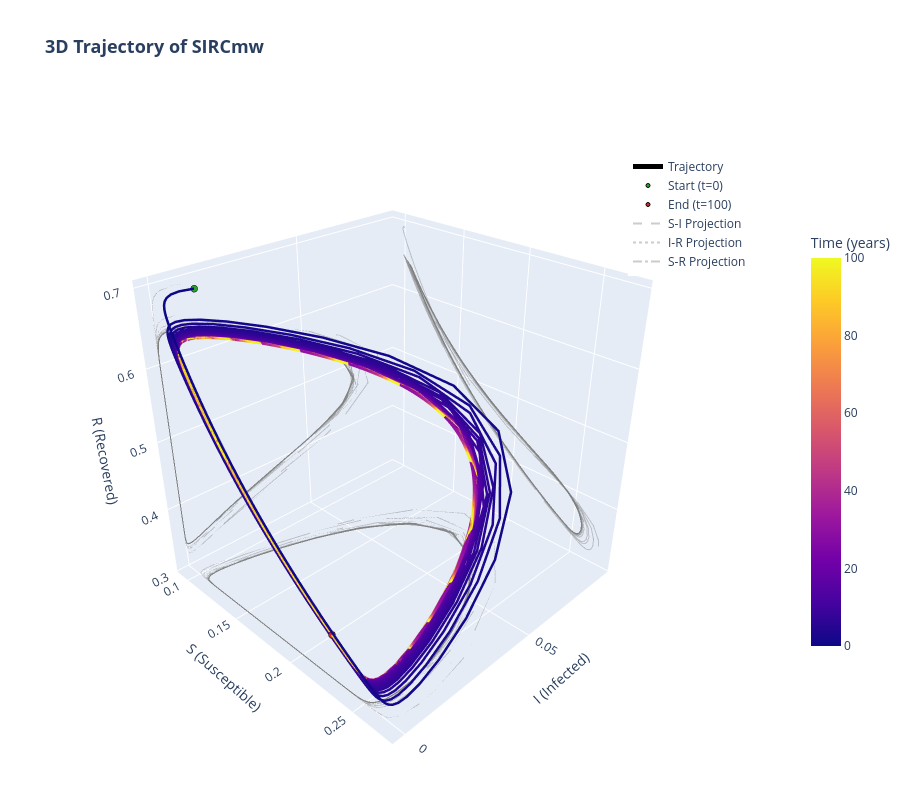

Notebook code cell kept with this figure:
### Markdown cell above
Interactive 3D Trajectory

### Code cell
# set limits based on data plus padding
pad = 0.05
S_min, S_max = S_3d.min(), S_3d.max()
I_min, I_max = I_3d.min(), I_3d.max()
R_min, R_max = R_3d.min(), R_3d.max()

xlim = [S_min - pad*(S_max-S_min), S_max + pad*(S_max-S_min)]
ylim = [I_min - pad*(I_max-I_min), I_max + pad*(I_max-I_min)]
zlim = [R_min - pad*(R_max-R_min), R_max + pad*(R_max-R_min)]

# 3D trajectory
trace_3d = go.Scatter3d(
    x=S_3d,
    y=I_3d,
    z=R_3d,
    mode='lines',
    line=dict(
        color=sol_3d.t,
        colorscale='Plasma',
        width=5,
        colorbar=dict(title='Time (years)', len=0.6)
    ),
    name='Trajectory',
    hovertemplate='S: %{x:.4f}<br>I: %{y:.4f}<br>R: %{z:.4f}<br>Time in yrs<extra></extra>',
    text=sol_3d.t
)

# start and end points
start_marker = go.Scatter3d(
    x=[S_3d[0]], y=[I_3d[0]], z=[R_3d[0]],
    mode='markers',
    marker=dict(size=4, color='#2ca02c', line=dict(color='black', width=1)),
    name='Start (t=0)'
)
end_marker = go.Scatter3d(
    x=[S_3d[-1]], y=[I_3d[-1]], z=[R_3d[-1]],
    mode='markers',
    marker=dict(size=4, color='#d62728', line=dict(color='black', width=1)),
    name='End (t=100)'
)

# projections 
si_proj = go.Scatter3d(
    x=S_3d, y=I_3d, z=np.ones_like(R_3d)*zlim[0],
    mode='lines', line=dict(color='gray', width=2, dash='dash'),
    name='S-I Projection', opacity=0.4, hoverinfo='skip'
)
ir_proj = go.Scatter3d(
    x=np.ones_like(S_3d)*xlim[0], y=I_3d, z=R_3d,
    mode='lines', line=dict(color='gray', width=2, dash='dot'),
    name='I-R Projection', opacity=0.4, hoverinfo='skip'
)
sr_proj = go.Scatter3d(
    x=S_3d, y=np.ones_like(I_3d)*ylim[1], z=R_3d,
    mode='lines', line=dict(color='gray', width=2, dash='dashdot'),
    name='S-R Projection', opacity=0.4, hoverinfo='skip'
)

# layout setup
layout = go.Layout(
    title=dict(text=' 3D Trajectory of SIRCmw', font=dict(size=18, weight='bold'), y=0.95),
    scene=dict(
        xaxis=dict(title='S (Susceptible)', range=xlim),
        yaxis=dict(title='I (Infected)', range=ylim),
        zaxis=dict(title='R (Recovered)', range=zlim),
        camera=dict(eye=dict(x=1.6, y=-1.6, z=1.3))
    ),
    width=900,
    height=800,
    margin=dict(l=0, r=0, b=0, t=80),
    legend=dict(x=0.8, y=0.9)
)

fig = go.Figure(data=[trace_3d, start_marker, end_marker, si_proj, ir_proj, sr_proj], layout=layout)
fig.show()

### Figure 1 — Plotly figure (JSON) as saved in the notebook; plotly's stock layout.template omitted (floating-point values rounded to 4 significant figures; data arrays with more than 128 entries replaced by an {"elided": "..."} marker saying what was removed)
{"data": [{"hovertemplate": "S: %{x:.4f}<br>I: %{y:.4f}<br>R: %{z:.4f}<br>Time in yrs<extra></extra>", "line": {"color": {"elided": "10000 float values"}, "colorbar": {"len": 0.6, "title": {"text": "Time (years)"}}, "colorscale": [[0, "#0d0887"], [0.1111, "#46039f"], [0.2222, "#7201a8"], [0.3333, "#9c179e"], [0.4444, "#bd3786"], [0.5556, "#d8576b"], [0.6667, "#ed7953"], [0.7778, "#fb9f3a"], [0.8889, "#fdca26"], [1, "#f0f921"]], "width": 5}, "mode": "lines", "name": "Trajectory", "text": {"elided": "10000 float values"}, "type": "scatter3d", "x": {"elided": "10000 float values"}, "y": {"elided": "10000 float values"}, "z": {"elided": "10000 float values"}}, {"marker": {"color": "#2ca02c", "line": {"color": "black", "width": 1}, "size": 4}, "mode": "markers", "name": "Start (t=0)", "type": "scatter3d", "x": [0.1], "y": [0.01], "z": [0.69]}, {"marker": {"color": "#d62728", "line": {"color": "black", "width": 1}, "size": 4}, "mode": "markers", "name": "End (t=100)", "type": "scatter3d", "x": [0.2258], "y": [1.532e-06], "z": [0.3658]}, {"hoverinfo": "skip", "line": {"color": "gray", "dash": "dash", "width": 2}, "mode": "lines", "name": "S-I Projection", "opacity": 0.4, "type": "scatter3d", "x": {"elided": "10000 float values"}, "y": {"elided": "10000 float values"}, "z": {"elided": "10000 float values"}}, {"hoverinfo": "skip", "line": {"color": "gray", "dash": "dot", "width": 2}, "mode": "lines", "name": "I-R Projection", "opacity": 0.4, "type": "scatter3d", "x": {"elided": "10000 float values"}, "y": {"elided": "10000 float values"}, "z": {"elided": "10000 float values"}}, {"hoverinfo": "skip", "line": {"color": "gray", "dash": "dashdot", "width": 2}, "mode": "lines", "name": "S-R Projection", "opacity": 0.4, "type": "scatter3d", "x": {"elided": "10000 float values"}, "y": {"elided": "10000 float values"}, "z": {"elided": "10000 float values"}}], "layout": {"height": 800, "legend": {"x": 0.8, "y": 0.9}, "margin": {"b": 0, "l": 0, "r": 0, "t": 80}, "scene": {"camera": {"eye": {"x": 1.6, "y": -1.6, "z": 1.3}}, "xaxis": {"range": [0.08832, 0.2788], "title": {"text": "S (Susceptible)"}}, "yaxis": {"range": [-0.004292, 0.09012], "title": {"text": "I (Infected)"}}, "zaxis": {"range": [0.2983, 0.7092], "title": {"text": "R (Recovered)"}}}, "title": {"font": {"size": 18, "weight": "bold"}, "text": " 3D Trajectory of SIRCmw", "y": 0.95}, "width": 900}}
